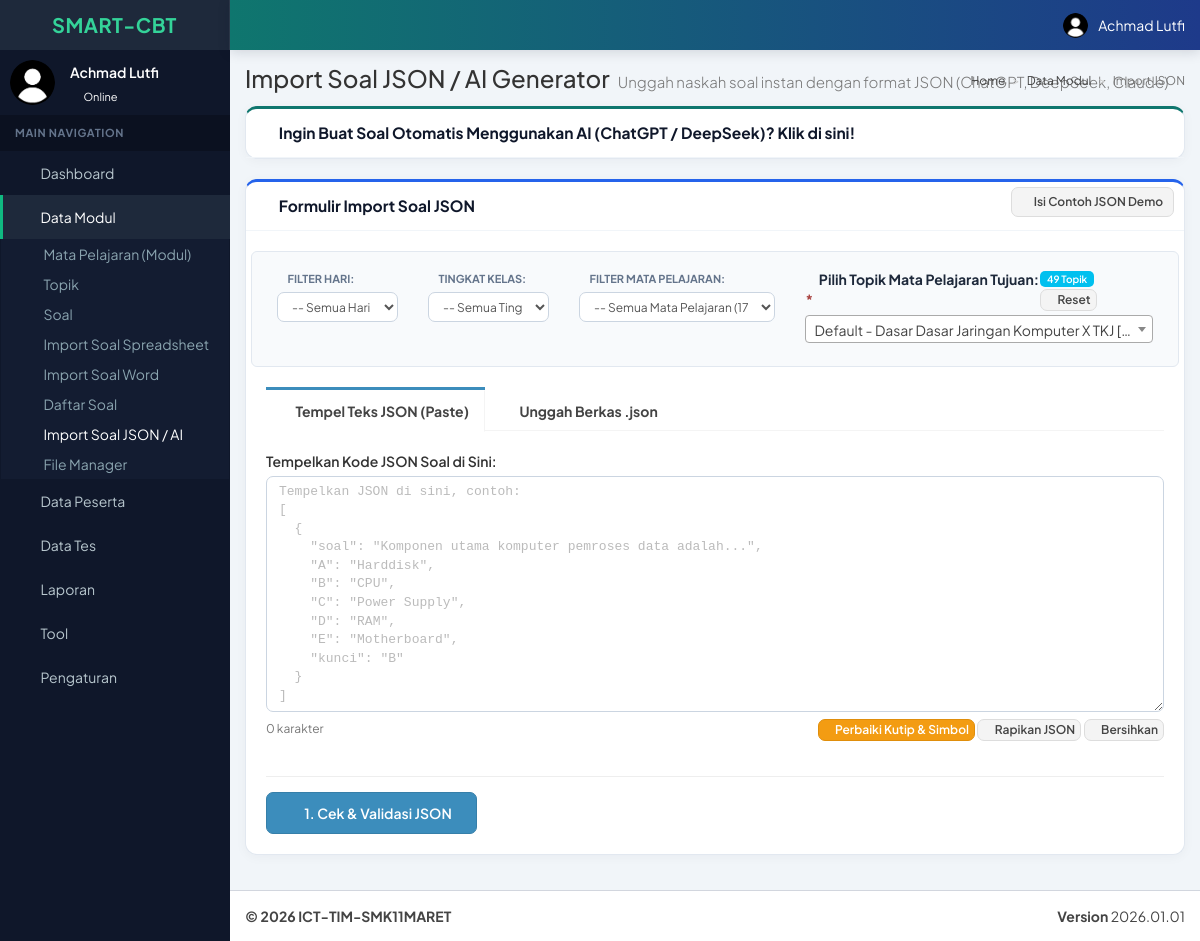
Page /index.php/manager/modul_import_json (signed in) on the committed database.
### tables this page shows
CREATE TABLE `user_menu` (
  `id` int(11) NOT NULL AUTO_INCREMENT,
  `tipe` int(11) NOT NULL DEFAULT 1 COMMENT '0=parent, 1=child',
  `parent` varchar(50) DEFAULT NULL,
  `kode_menu` varchar(50) NOT NULL,
  `nama_menu` varchar(100) NOT NULL,
  `url` varchar(150) NOT NULL DEFAULT '#',
  `icon` varchar(75) NOT NULL DEFAULT 'fa fa-circle-o',
  `urutan` int(11) NOT NULL,
  PRIMARY KEY (`id`),
  UNIQUE KEY `kode_menu` (`kode_menu`)
);

### application/controllers/manager/Modul_import_json.php (the view, shortened to what this page needs)
<?php if ( ! defined('BASEPATH')) exit('No direct script access allowed');
class Modul_import_json extends Member_Controller {
	private $kode_menu = 'modul-import-json';
	private $kelompok = 'modul';
	private $url = 'manager/modul_import_json';
    public function index(){
        $data['kode_menu'] = $this->kode_menu;
        $data['url'] = $this->url;
        $selected_topik_id = $this->input->get('topik_id');
        $data['selected_topik_id'] = $selected_topik_id;
        $query_user = $this->users_model->get_user_by_username($this->access->get_username());
        $select = '';
        $counter = 0;
        if($query_user->num_rows()>0){
            $query_user = $query_user->row();
            $level = $this->session->userdata('cbt_level');
            if($level == 'guru' && !empty($query_user->opsi1)){
                $user_topik = explode(',', $query_user->opsi1);
                foreach ($user_topik as $topik_id) {
                    $query_topik = $this->cbt_topik_model->get_by_kolom_join_modul('topik_id', $topik_id);
                    if($query_topik->num_rows()>0){
                        $topik = $query_topik->row();
                        $counter++;
                        $jml_soal = $this->cbt_soal_model->count_by_kolom('soal_topik_id', $topik->topik_id)->row()->hasil;
                        $hari = '';
                        if(preg_match('/\[(SENIN|SELASA|RABU|KAMIS|JUMAT|SABTU|MINGGU)/i', $topik->topik_nama, $m_hari)){
                            $hari = strtoupper($m_hari[1]);
                        }
                        $gabung_nama = $topik->modul_nama . ' ' . $topik->topik_nama;
                        $grade = '';
                        if(preg_match('/\b(XII|12)\b/i', $gabung_nama)){
                            $grade = 'XII';
                        }else if(preg_match('/\b(XI|11)\b/i', $gabung_nama)){
                            $grade = 'XI';
                        }else if(preg_match('/\b(X|10)\b/i', $gabung_nama)){
                            $grade = 'X';
                        }
                        $sel = (!empty($selected_topik_id) && $selected_topik_id == $topik->topik_id) ? 'selected' : '';
                        $select = $select.'<option value="'.$topik->topik_id.'" '.$sel.' data-modul="'.htmlspecialchars($topik->modul_nama).'" data-hari="'.$hari.'" data-grade="'.$grade.'">'.$topik->modul_nama.' - '.$topik->topik_nama.' ['.$jml_soal.' butir]</option>';
                    }
                }
            }else{
                $query_modul = $this->cbt_modul_model->get_modul();
                if($query_modul->num_rows()>0){
                    $select = '';
                    $query_modul = $query_modul->result();
                    foreach ($query_modul as $temp) {
                        $query_topik = $this->cbt_topik_model->get_by_kolom_join_modul('topik_modul_id', $temp->modul_id);
                        if($query_topik->num_rows()){
                            $select = $select.'<optgroup label="Modul '.$temp->modul_nama.'">';
                            $query_topik = $query_topik->result();
                            foreach ($query_topik as $topik) {
                                $jml_soal = $this->cbt_soal_model->count_by_kolom('soal_topik_id', $topik->topik_id)->row()->hasil;
                                $hari = '';
                                if(preg_match('/\[(SENIN|SELASA|RABU|KAMIS|JUMAT|SABTU|MINGGU)/i', $topik->topik_nama, $m_hari)){
                                    $hari = strtoupper($m_hari[1]);
                                }
                                $gabung_nama = $temp->modul_nama . ' ' . $topik->topik_nama;
                                $grade = '';
                                if(preg_match('/\b(XII|12)\b/i', $gabung_nama)){
                                    $grade = 'XII';
                                }else if(preg_match('/\b(XI|11)\b/i', $gabung_nama)){
                                    $grade = 'XI';
                                }else if(preg_match('/\b(X|10)\b/i', $gabung_nama)){
                                    $grade = 'X';
                                }
                                $sel = (!empty($selected_topik_id) && $selected_topik_id == $topik->topik_id) ? 'selected' : '';
                                $select = $select.'<option value="'.$topik->topik_id.'" '.$sel.' data-modul="'.htmlspecialchars($temp->modul_nama).'" data-hari="'.$hari.'" data-grade="'.$grade.'">'.$temp->modul_nama.' - '.$topik->topik_nama.' ['.$jml_soal.' butir]</option>';
                            }
                            $select = $select.'</optgroup>';
                        }
                    }
                }
            }
        }
        $data['select_topik'] = $select;
        $this->template->display_admin($this->kelompok.'/modul_import_json_view', 'Import Soal JSON / AI Generator', $data);
    }
}

### application/libraries/Template.php (called while the page is built, shortened)
<?php  if ( ! defined('BASEPATH')) exit('No direct script access allowed');
	class Template{
		protected $_ci;
		function __construct(){
			$this->_ci=&get_instance();
		}
		function display_admin($template, $title, $data=null){
			$data['sidemenu']=$this->_ci->users_model->get_menu($data['kode_menu'], $this->_ci->access->get_level());;
		}
	}
?>

### index.php (called while the page is built, shortened)
<?php
require_once BASEPATH.'core/CodeIgniter.php';

### application/controllers/manager/Modul_import_json.php (the view, shortened to what this page needs)
<?php if ( ! defined('BASEPATH')) exit('No direct script access allowed');
class Modul_import_json extends Member_Controller {
	private $kode_menu = 'modul-import-json';
	private $kelompok = 'modul';
	private $url = 'manager/modul_import_json';
    public function index(){
        $data['kode_menu'] = $this->kode_menu;
        $data['url'] = $this->url;
        $selected_topik_id = $this->input->get('topik_id');
        $data['selected_topik_id'] = $selected_topik_id;
        $query_user = $this->users_model->get_user_by_username($this->access->get_username());
        $select = '';
        $counter = 0;
        if($query_user->num_rows()>0){
            $query_user = $query_user->row();
            $level = $this->session->userdata('cbt_level');
            if($level == 'guru' && !empty($query_user->opsi1)){
                $user_topik = explode(',', $query_user->opsi1);
                foreach ($user_topik as $topik_id) {
                    $query_topik = $this->cbt_topik_model->get_by_kolom_join_modul('topik_id', $topik_id);
                    if($query_topik->num_rows()>0){
                        $topik = $query_topik->row();
                        $counter++;
                        $jml_soal = $this->cbt_soal_model->count_by_kolom('soal_topik_id', $topik->topik_id)->row()->hasil;
                        $hari = '';
                        if(preg_match('/\[(SENIN|SELASA|RABU|KAMIS|JUMAT|SABTU|MINGGU)/i', $topik->topik_nama, $m_hari)){
                            $hari = strtoupper($m_hari[1]);
                        }
                        $gabung_nama = $topik->modul_nama . ' ' . $topik->topik_nama;
                        $grade = '';
                        if(preg_match('/\b(XII|12)\b/i', $gabung_nama)){
                            $grade = 'XII';
                        }else if(preg_match('/\b(XI|11)\b/i', $gabung_nama)){
                            $grade = 'XI';
                        }else if(preg_match('/\b(X|10)\b/i', $gabung_nama)){
                            $grade = 'X';
                        }
                        $sel = (!empty($selected_topik_id) && $selected_topik_id == $topik->topik_id) ? 'selected' : '';
                        $select = $select.'<option value="'.$topik->topik_id.'" '.$sel.' data-modul="'.htmlspecialchars($topik->modul_nama).'" data-hari="'.$hari.'" data-grade="'.$grade.'">'.$topik->modul_nama.' - '.$topik->topik_nama.' ['.$jml_soal.' butir]</option>';
                    }
                }
            }else{
                $query_modul = $this->cbt_modul_model->get_modul();
                if($query_modul->num_rows()>0){
                    $select = '';
                    $query_modul = $query_modul->result();
                    foreach ($query_modul as $temp) {
                        $query_topik = $this->cbt_topik_model->get_by_kolom_join_modul('topik_modul_id', $temp->modul_id);
                        if($query_topik->num_rows()){
                            $select = $select.'<optgroup label="Modul '.$temp->modul_nama.'">';
                            $query_topik = $query_topik->result();
                            foreach ($query_topik as $topik) {
                                $jml_soal = $this->cbt_soal_model->count_by_kolom('soal_topik_id', $topik->topik_id)->row()->hasil;
                                $hari = '';
                                if(preg_match('/\[(SENIN|SELASA|RABU|KAMIS|JUMAT|SABTU|MINGGU)/i', $topik->topik_nama, $m_hari)){
                                    $hari = strtoupper($m_hari[1]);
                                }
                                $gabung_nama = $temp->modul_nama . ' ' . $topik->topik_nama;
                                $grade = '';
                                if(preg_match('/\b(XII|12)\b/i', $gabung_nama)){
                                    $grade = 'XII';
                                }else if(preg_match('/\b(XI|11)\b/i', $gabung_nama)){
                                    $grade = 'XI';
                                }else if(preg_match('/\b(X|10)\b/i', $gabung_nama)){
                                    $grade = 'X';
                                }
                                $sel = (!empty($selected_topik_id) && $selected_topik_id == $topik->topik_id) ? 'selected' : '';
                                $select = $select.'<option value="'.$topik->topik_id.'" '.$sel.' data-modul="'.htmlspecialchars($temp->modul_nama).'" data-hari="'.$hari.'" data-grade="'.$grade.'">'.$temp->modul_nama.' - '.$topik->topik_nama.' ['.$jml_soal.' butir]</option>';
                            }
                            $select = $select.'</optgroup>';
                        }
                    }
                }
            }
        }
        $data['select_topik'] = $select;
        $this->template->display_admin($this->kelompok.'/modul_import_json_view', 'Import Soal JSON / AI Generator', $data);
    }
}

### application/models/Users_model.php (shortened to what this page needs)
<?php  if ( ! defined('BASEPATH')) exit('No direct script access allowed');
class Users_model extends CI_Model{
    function get_user_by_username($username){
        $this->db->where('username', $username)
                 ->from('user')
                 ->limit(1);
        return $this->db->get();
    }
    function get_parent_menu($child_menu){
        $sql = 'SELECT `user_menu`.`parent` FROM user_menu WHERE `user_menu`.`kode_menu`="'.$child_menu.'"';
        $query = $this->db->query($sql);
        if($query->num_rows()>0){
            $hasil = $query->row()->parent;
        }else{
            $hasil = 'KOSONG';
        }
        return $hasil;
    }
    function get_menu($kode_menu, $level){
        $this->db->select('user_menu.parent')
                 ->where('(user_akses.level="'.$level.'")')
				 ->join('user_menu', 'user_akses.kode_menu = user_menu.kode_menu')
                 ->from('user_akses')
				 ->group_by('user_menu.parent');
		$result = $this->db->get()->result();
		$data_menu = array();
		foreach($result as $temp){
			$data_menu[] = $temp->parent;
		}
		$this->db->where_in('kode_menu', $data_menu)
                 ->from('user_menu')
				 ->order_by('urutan', 'ASC');
		$result = $this->db->get();
        $parent_kode_menu = $this->get_parent_menu($kode_menu);
        $menu = '';
        if($result->num_rows()>0){
            foreach ($result->result() as $temp){
                $parent_active='';
                if($temp->kode_menu==$parent_kode_menu){
					$parent_active=' active ';
    			}
                $sql_child = 'SELECT user_menu.* FROM `user_akses` INNER JOIN `user_level` ON (`user_akses`.`level` = `user_level`.`level`)
                    INNER JOIN `user_menu` ON (`user_akses`.`kode_menu` = `user_menu`.`kode_menu`) WHERE user_akses.`level`="'.$level.'"
                    AND user_menu.`tipe`=1 AND user_menu.parent="'.$temp->kode_menu.'" ORDER BY user_menu.`urutan` ASC';
                $result_child = $this->db->query($sql_child);
                $menu_child = '';
                $menu_child_count = 0;
                if($result_child->num_rows()>0){
                    $menu_child = $menu_child.'<ul class="treeview-menu">';
                    foreach ($result_child->result() as $child){
                        $child_active='';
                        if($kode_menu==$child->kode_menu){
                            $child_active='active';
                        }
                        $menu_child = $menu_child.'
                            <li class="'.$child_active.'"><a href="'.site_url().'/'.$child->url.'"><i class="fa fa-circle-o"></i> '.$child->nama_menu.'</a></li>
                        ';
                        $menu_child_count++;
                    }
                    $menu_child = $menu_child.'</ul>';
                }
                $menu = $menu.'
                    <li class="treeview '.$parent_active.'">
                        <a href="'.site_url().'/'.$temp->url.'">
        					<i class="'.$temp->icon.'"></i>
        					<span>'.$temp->nama_menu.'</span>';
                if($menu_child_count>0){
                    $menu = $menu.'<i class="fa fa-angle-left pull-right"></i>';
                }
                $menu = $menu.'</a>';
                $menu = $menu.'
                    '.$menu_child;
                $menu = $menu.'</li>';
            }
        }
        return $menu;
    }
}

### application/views/template/template_admin.php (style rules this page uses)
body, h1, h2, h3, h4, h5, h6, .h1, .h2, .h3, .h4, .h5, .h6, .main-header .logo { font-family: 'Plus Jakarta Sans', -apple-system, BlinkMacSystemFont, "Segoe UI", Roboto, sans-serif !important; }
.skin-green .sidebar-menu > li:hover > a, .skin-green .sidebar-menu > li.active > a { color: #ffffff !important; background: #1e293b !important; border-left-color: #10b981 !important; }
.skin-green .sidebar-menu > li > .treeview-menu { background: #131c31 !important; }

### rows in the picture
user_menu: nama_menu "Data Modul"
user_menu: nama_menu "Mata Pelajaran (Modul)"
user_menu: nama_menu "Topik"
user_menu: nama_menu "Soal"
user_menu: nama_menu "Import Soal Spreadsheet"
user_menu: nama_menu "Import Soal Word"
user_menu: nama_menu "Daftar Soal"
user_menu: nama_menu "Import Soal JSON / AI"
user_menu: nama_menu "File Manager"
user_menu: nama_menu "Data Peserta"
user_menu: nama_menu "Data Tes"
user_menu: nama_menu "Laporan"
user_menu: nama_menu "Tool"
user_menu: nama_menu "Pengaturan"

### other values in the picture
$nama "Achmad Lutfi"
$site_version "2026.01.01"
